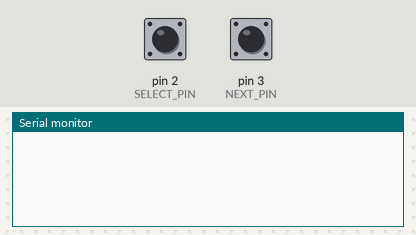
This sketch was run on a simulated Arduino Uno, built with avr-gcc and run on an emulated ATmega328P. On the bench: the last lines printed to the serial monitor. The inputs (shaded band) are chosen by the test bench; at power-on: pin 2 (SELECT_PIN) HIGH, pin 3 (NEXT_PIN) HIGH.

Above: at 1.2 s.
1.3 s: pin 2 (SELECT_PIN) pulled LOW for 0.15 s
At 2.0 s:
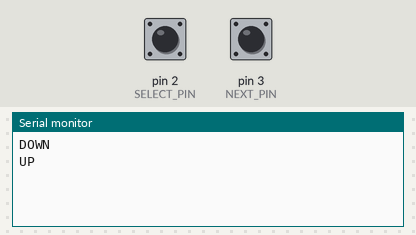
2.9 s: pin 3 (NEXT_PIN) pulled LOW for 0.15 s
At 4.3 s:
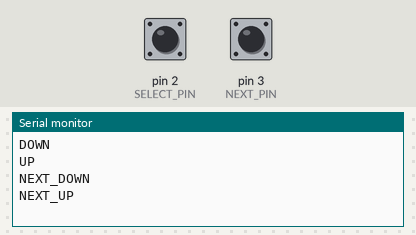

The sketch:

switch_ir.ino
```cpp
// ReVoice IR switches (wired, Arduino Uno): IR proximity sensors -> lines over USB at 9600 baud.
//   SELECT sensor: "DOWN" / "UP"            (the same protocol as the EMG switch)
//   NEXT sensor:   "NEXT_DOWN" / "NEXT_UP"  (only with TWO_SWITCH = true)
// Read by backend/switch_bridge.py (SWITCH_SERIAL_PORT=COMx) or backend/tools/twitch_to_space.py.
//
// Mountings (hardware/HARDWARE.md):
//   wristband: sensors 2-3 cm above the middle finger (SELECT) and index finger (NEXT);
//              RAISING a finger brings it into range = a press. TWO_SWITCH = true -> step scan.
//   glasses:   ONE sensor near the cheek or eyebrow = SELECT. TWO_SWITCH = false -> auto-scan.
//
// Wiring, DIGITAL_PROXIMITY (FC-51 / E18-D80NK style, 3 pins, OUT goes LOW when something is near):
//   SELECT OUT -> pin 2, NEXT OUT -> pin 3, VCC -> 5V, GND -> GND.
// Wiring, ANALOG_TCRT5000 (analog OUT changes when something is near):
//   SELECT A0 -> A0, NEXT A0 -> A1, VCC -> 5V, GND -> GND. Keep fingers/face AWAY for 2 s after reset.

// ===================== SETTINGS =====================
#define DIGITAL_PROXIMITY 1
#define ANALOG_TCRT5000   2
const int SENSOR_TYPE = DIGITAL_PROXIMITY;   // which kind of sensor module is connected
const bool TWO_SWITCH = true;                // false = one sensor (SELECT only): 1-switch auto-scan
const unsigned long MIN_HOLD_MS = 120;       // a press counts only if the sensor stays active this
                                             // long (ignores brushes and hand movement)
const int THRESHOLD = 100;                   // ANALOG only: change from the resting value that means
                                             // "near" (0-1023 units; backend/tools/ir_calibrate.py)
const bool DEBUG = false;                    // true: also print "select,next" readings for the
                                             // Serial Plotter (the ReVoice tools ignore those lines)
// =====================================================

// Same rules as backend/tools/ir_logic.py (tests check these numbers match).
const unsigned long DEBOUNCE_MS = 30;        // a reading must stay the same this long to count
const unsigned long REFRACTORY_MS = 300;     // no new press within 300 ms of the previous one
const int RELEASE = THRESHOLD / 2;           // ANALOG: "near" ends only below half the threshold

const int SELECT_PIN = 2, NEXT_PIN = 3;              // DIGITAL
const int SELECT_ANALOG = A0, NEXT_ANALOG = A1;      // ANALOG

// One switch: debounce -> hold for MIN_HOLD_MS -> DOWN (unless too soon after the last DOWN);
// released -> UP. One press = one DOWN, however long it is held.
struct Switch {
  const char *downText;
  const char *upText;
  float baseline;              // ANALOG: resting value, measured in setup()
  bool reading;                // latest raw "near" reading
  unsigned long readingSince;  // when that reading started
  bool active;                 // debounced "near"
  unsigned long activeSince;   // when the current active stretch started
  bool pressed;                // DOWN sent, UP not yet
  bool anyDown;                // no DOWN yet -> no refractory wait for the first one
  unsigned long lastDownMs;
};

Switch selectSwitch = {"DOWN", "UP"};
Switch nextSwitch = {"NEXT_DOWN", "NEXT_UP"};

void updateSwitch(Switch &s, bool near, unsigned long now) {
  if (near != s.reading) { s.reading = near; s.readingSince = now; }
  // debounce: take the reading only once it has stayed the same for DEBOUNCE_MS
  if (s.reading != s.active && now - s.readingSince >= DEBOUNCE_MS) {
    s.active = s.reading;
    s.activeSince = s.readingSince;          // the hold is timed from the real start
  }
  // still near right now: a short brush must not count just because the release is being debounced
  bool held = s.active && s.reading && now - s.activeSince >= MIN_HOLD_MS;
  bool rested = !s.anyDown || now - s.lastDownMs >= REFRACTORY_MS;
  if (!s.pressed && held && rested) {
    s.pressed = true; s.anyDown = true; s.lastDownMs = now;
    Serial.println(s.downText);
  } else if (s.pressed && !s.active) {
    s.pressed = false;
    Serial.println(s.upText);
  }
}

// ANALOG: near when the reading moves THRESHOLD away from rest; stays near until below RELEASE.
bool analogNear(Switch &s, int value) {
  float change = abs(value - s.baseline);
  return s.reading ? change > RELEASE : change > THRESHOLD;
}

float restingValue(int pin) {
  long sum = 0;
  for (int i = 0; i < 200; i++) { sum += analogRead(pin); delay(10); }   // 2 s
  return sum / 200.0;
}

void setup() {
  Serial.begin(9600);
  if (SENSOR_TYPE == DIGITAL_PROXIMITY) {
    pinMode(SELECT_PIN, INPUT_PULLUP);
    pinMode(NEXT_PIN, INPUT_PULLUP);
  } else {
    selectSwitch.baseline = restingValue(SELECT_ANALOG);
    if (TWO_SWITCH) nextSwitch.baseline = restingValue(NEXT_ANALOG);
  }
}

void loop() {
  unsigned long now = millis();
  int selectRaw, nextRaw = 0;
  bool selectNear, nextNear = false;
  if (SENSOR_TYPE == DIGITAL_PROXIMITY) {
    selectRaw = digitalRead(SELECT_PIN);
    selectNear = selectRaw == LOW;                    // OUT goes LOW when something is near
    if (TWO_SWITCH) { nextRaw = digitalRead(NEXT_PIN); nextNear = nextRaw == LOW; }
  } else {
    selectRaw = analogRead(SELECT_ANALOG);
    selectNear = analogNear(selectSwitch, selectRaw);
    if (TWO_SWITCH) { nextRaw = analogRead(NEXT_ANALOG); nextNear = analogNear(nextSwitch, nextRaw); }
  }
  updateSwitch(selectSwitch, selectNear, now);
  if (TWO_SWITCH) updateSwitch(nextSwitch, nextNear, now);
  if (DEBUG) { Serial.print(selectRaw); Serial.print(','); Serial.println(nextRaw); }
  delay(5);
}
```

Measured:
- after the input at 1.3 s, the serial monitor: prints a new line after 0.12 s (image 1)
- after the input at 2.9 s, the serial monitor: prints a new line after 0.12 s (image 2)
